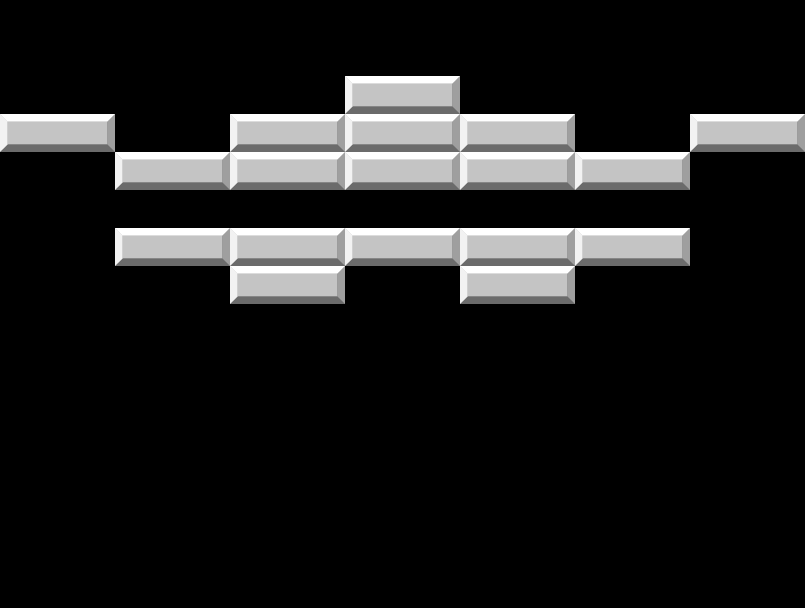

Below is a game level as drawn by its tile map, then a one-line description and the .tmx file that defines it, in full:
An orthogonal 7x16 tile map with 115x38 px tiles, 1 tile layer (level2).

<map version="1.5" tiledversion="1.7.2" orientation="orthogonal" renderorder="right-down" width="7" height="16" tilewidth="115" tileheight="38" infinite="0" nextlayerid="2" nextobjectid="1">
 <editorsettings>
  <export target="level2.json" format="json" />
 </editorsettings>
 <tileset firstgid="1" name="blockUnhitted1" tilewidth="115" tileheight="38" tilecount="1" columns="1">
  <image source="tilemap/blockUnhitted1.png" width="115" height="38" />
 </tileset>
 <layer id="1" name="level2" width="7" height="16">
  <data encoding="csv">
0,0,0,0,0,0,0,
0,0,0,0,0,0,0,
0,0,0,1,0,0,0,
1,0,1,1,1,0,1,
0,1,1,1,1,1,0,
0,0,0,0,0,0,0,
0,1,1,1,1,1,0,
0,0,1,0,1,0,0,
0,0,0,0,0,0,0,
0,0,0,0,0,0,0,
0,0,0,0,0,0,0,
0,0,0,0,0,0,0,
0,0,0,0,0,0,0,
0,0,0,0,0,0,0,
0,0,0,0,0,0,0,
0,0,0,0,0,0,0
</data>
 </layer>
</map>